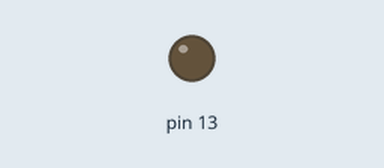
Simulated run of this sketch. Board: Arduino Uno, built with avr-gcc and run on an emulated ATmega328P. Shown: output pins drawn as LEDs (lit = HIGH).

Above: at 4.0 s.
At 13.0 s:
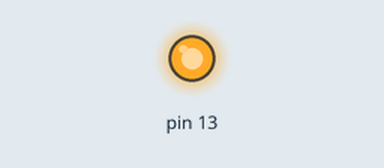
Timing chart, 0 to 44.2 s (numbered marks = the images above):
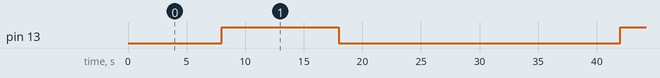

Measured:
- by itself, pin 13: alternates HIGH for 10.0 s and LOW for 24.0 s

The sketch:

alimentador.ino
```cpp
void setup() {
  //Inicia o serial monitor
  Serial.begin(115200);

  //Pinos da relé
  pinMode(13,OUTPUT);
}

//Globais
  //Alimentar a cada quanto tempo (em horas)
  int horadeComer = 8;
  int quantidadeRacao = 10;//Tempo que o motor fica ativado jogando ração
  int horaAtual = 0;//Marca o passar do tempo
  int velocidadedoTempo = 1000;// 1000 = 1seg (velocidade simulada da hora)

void loop() {
  delay(velocidadedoTempo);
  horaAtual++;
  //Serial.print("hora: "+horaAtual);

  if(horaAtual == horadeComer){
    digitalWrite(13,HIGH);
    delay(quantidadeRacao*1000);
    digitalWrite(13,LOW);
  }

  if(horaAtual == 24){
    horaAtual = 0;
  }


}
```
